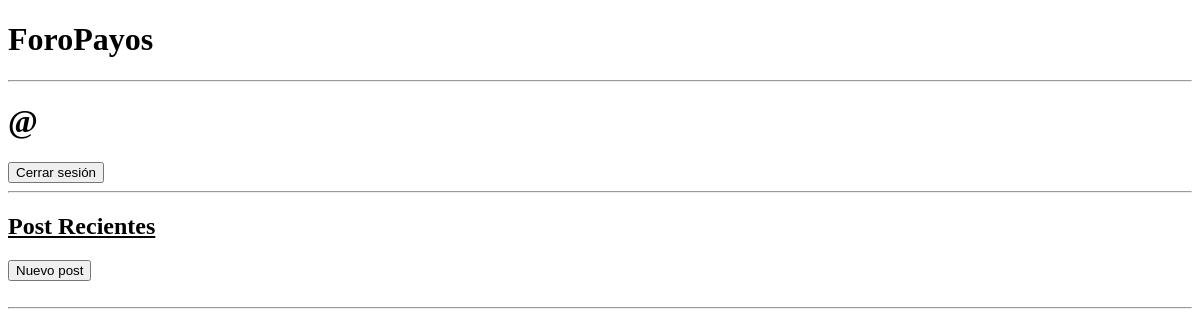
Before: /main/index.php with the older database file.
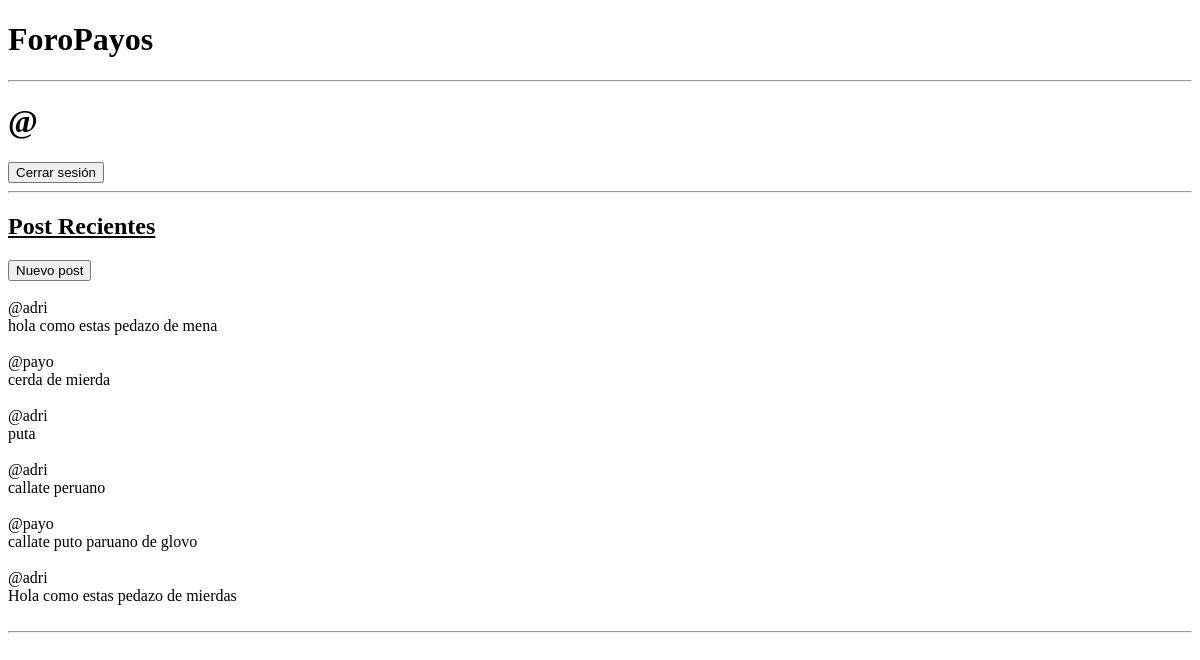
After: the same page with the newer database file.
### tables this page shows
CREATE TABLE IF NOT EXISTS `post` (
  `id_post` int(11) NOT NULL AUTO_INCREMENT,
  `id_usuario` int(11) NOT NULL DEFAULT '0',
  `fecha_publicacion` datetime NOT NULL DEFAULT '0000-00-00 00:00:00',
  `info` text,
  KEY `Índice 1` (`id_post`),
  KEY `FK__usuarios` (`id_usuario`),
  CONSTRAINT `FK__usuarios` FOREIGN KEY (`id_usuario`) REFERENCES `usuarios` (`id_user`)
);

CREATE TABLE IF NOT EXISTS `usuarios` (
  `id_user` int(11) NOT NULL AUTO_INCREMENT,
  `usuario` varchar(100) NOT NULL,
  `correo` varchar(100) NOT NULL,
  `contra` varchar(100) NOT NULL,
  KEY `Índice 1` (`id_user`)
);

### main/index.php (the view, shortened to what this page needs)
<?php
require_once '../config/db_connect.php';
$tuid = $_SESSION['id'];
$res = mysqli_query($conn, "SELECT * FROM post p, usuarios u WHERE u.id_user=p.id_usuario ORDER BY fecha_publicacion DESC LIMIT 10");
$nfilas = mysqli_num_rows ($res);
?>
<!DOCTYPE html>
<html>
<head>
</head>
<body>
<h1>ForoPayos</h1>
<hr>
<h1>@<?php print $_SESSION['user'] ?></h1>
<a href='../funciones/logout.php'><button>Cerrar sesión</button></a>
<hr>
<h2><u>Post Recientes</u></h2>
<a href='./nuevo_post.php'><button>Nuevo post</button></a>
<br><br>
<?php
for ($i=0; $i<$nfilas; $i++)
{
    $row = mysqli_fetch_assoc($res);
    if ($row['id_usuario'] == $tuid)
    {
        print "@" . $row['usuario'] . "<br>";
        print $row['info'] . "<a href ='../funciones/borrar_post.php'><button name='postbar' value=" . $row['id_post'] . ">borrar</button></a><br><br>";
    }
    else
    {
        print "@" . $row['usuario'] . "<br>";
        print $row['info'] . "<br><br>";
    }
}
?>
<hr>
</body>
</html>

Changed rows visible on the page:
added post: id_usuario.usuario "adri", info "hola como estas pedazo de mena"
added post: id_usuario.usuario "payo", info "cerda de mierda"
added post: id_usuario.usuario "adri", info "puta"
added post: id_usuario.usuario "adri", info "callate peruano"
added post: id_usuario.usuario "payo", info "callate puto paruano de glovo"
added post: id_usuario.usuario "adri", info "Hola como estas pedazo de mierdas"
